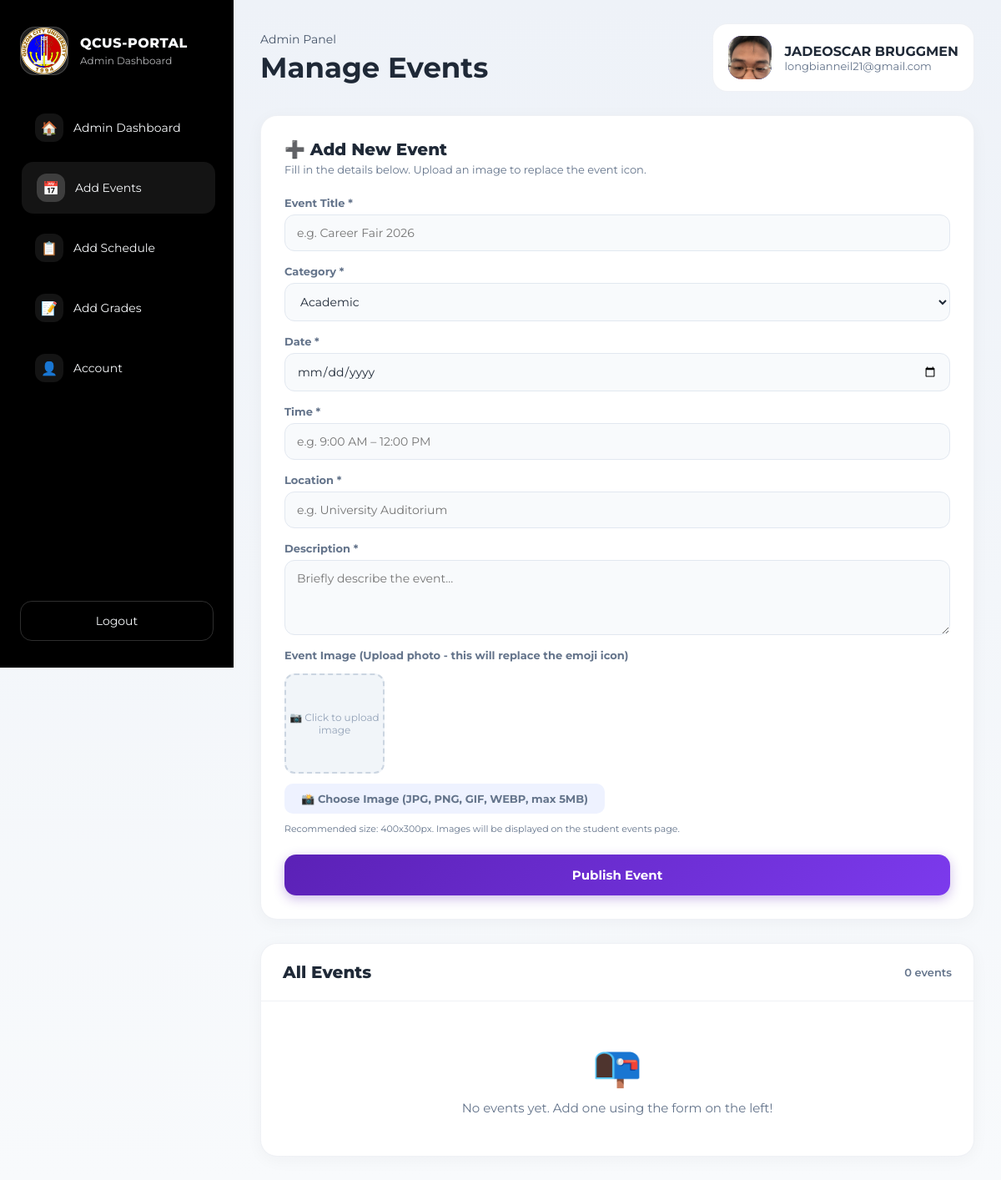
Screenshot of /admin_dashboard/admin_events.php (signed in) with the database file from the repository.
### tables this page shows
CREATE TABLE `students` (
  `id` int(11) NOT NULL,
  `student_id` varchar(20) NOT NULL,
  `first_name` varchar(100) NOT NULL,
  `last_name` varchar(100) NOT NULL,
  `middle_name` varchar(100) DEFAULT NULL,
  `email` varchar(150) NOT NULL,
  `phone_number` varchar(20) DEFAULT NULL,
  `address` text DEFAULT NULL,
  `birthday` date DEFAULT NULL,
  `course` varchar(100) DEFAULT NULL,
  `year_level` varchar(20) DEFAULT NULL,
  `password` varchar(255) NOT NULL,
  `created_at` timestamp NOT NULL DEFAULT current_timestamp(),
  `gender` varchar(20) DEFAULT NULL,
  `profile_pic` varchar(255) DEFAULT NULL,
  `section` varchar(20) DEFAULT NULL
);

### admin_dashboard/admin_events.php (the view, shortened to what this page needs)
<?php
require_once '../config/config.php';
$stmt = mysqli_prepare($conn, "SELECT * FROM students WHERE student_id = ?");
mysqli_stmt_bind_param($stmt, 's', $_SESSION['student_id']);
mysqli_stmt_execute($stmt);
$result = mysqli_stmt_get_result($stmt);
$user = mysqli_fetch_assoc($result);
$picPath = $user['profile_pic']
    ? '../uploads/profile_pics/' . $user['profile_pic']
    : null;
$initials = strtoupper(substr($user['first_name'], 0, 1) . substr($user['last_name'], 0, 1));
$fullName  = $user['first_name'] . ' ' . $user['last_name'];
$allEvents = [];
?>
<!DOCTYPE html>
<html lang="en">
<head>
</head>
<body>
<div class="app-shell">
  <aside class="sidebar">
    <div class="sidebar-brand">
      <div class="nav-logo">
        <img src="../images/QCU-logo.png" alt="QCU Logo" />
      </div>
      <div>
        <span class="brand-title">QCUS-PORTAL</span>
        <span class="brand-sub">Admin Dashboard</span>
      </div>
    </div>
    <nav class="sidebar-nav">
      <a href="admin_dashboard.php" class="nav-item"><span class="nav-item-icon">🏠</span>Admin Dashboard</a>
      <a href="admin_events.php"    class="nav-item active"><span class="nav-item-icon">📅</span>Add Events</a>
      <a href="admin_sched.php"     class="nav-item"><span class="nav-item-icon">📋</span>Add Schedule</a>
      <a href="admin_grades.php"    class="nav-item"><span class="nav-item-icon">📝</span>Add Grades</a>
      <a href="admin_account.php"   class="nav-item"><span class="nav-item-icon">👤</span>Account</a>
    </nav>
    <div class="sidebar-footer">
      <button type="button" class="logout-button" onclick="window.location.href='../landingpage/logout.php'">Logout</button>
    </div>
  </aside>
  <main class="main-area">
    <header class="topbar">
      <div>
        <p class="user-greeting">Admin Panel</p>
        <h1 class="page-title">Manage Events</h1>
      </div>
      <div class="topbar-right">
        <div class="profile-card">
          <div class="profile-avatar">
            <?php if ($picPath): ?>
              <img src="<?= htmlspecialchars($picPath) ?>" alt="Profile Picture" />
            <?php else: ?>
              <?= $initials ?>
            <?php endif; ?>
          </div>
          <div>
            <p class="profile-name"><?= htmlspecialchars($fullName) ?></p>
            <p class="profile-email"><?= htmlspecialchars($user['email']) ?></p>
          </div>
        </div>
      </div>
    </header>
    <div class="content-grid">
      <div class="form-card">
        <h2>➕ Add New Event</h2>
        <p>Fill in the details below. Upload an image to replace the event icon.</p>
        <form method="POST" action="admin_events.php" enctype="multipart/form-data">
          <div class="form-group">
            <label for="title">Event Title *</label>
            <input type="text" id="title" name="title" placeholder="e.g. Career Fair 2026" required />
          </div>
          <div class="form-group">
            <label for="category">Category *</label>
            <select id="category" name="category" required>
              <option value="academic">Academic</option>
            </select>
          </div>
          <div class="form-group">
            <label for="event_date">Date *</label>
            <input type="date" id="event_date" name="event_date" required />
          </div>
          <div class="form-group">
            <label for="event_time">Time *</label>
            <input type="text" id="event_time" name="event_time" placeholder="e.g. 9:00 AM – 12:00 PM" required />
          </div>
          <div class="form-group">
            <label for="location">Location *</label>
            <input type="text" id="location" name="location" placeholder="e.g. University Auditorium" required />
          </div>
          <div class="form-group">
            <label for="description">Description *</label>
            <textarea id="description" name="description" placeholder="Briefly describe the event..." required></textarea>
          </div>
          <div class="form-group">
            <label>Event Image (Upload photo - this will replace the emoji icon)</label>
            <div class="photo-upload">
              <div class="photo-preview" id="photoPreview">
                <span>📷 Click to upload image</span>
              </div>
              <label class="file-input-label" for="event_photo">
                📸 Choose Image (JPG, PNG, GIF, WEBP, max 5MB)
              </label>
            </div>
            <small style="font-size: 11px; color: #64748b; margin-top: 5px;">Recommended size: 400x300px. Images will be displayed on the student events page.</small>
          </div>
          <button type="submit" class="submit-btn">Publish Event</button>
        </form>
      </div>
      <div class="table-card">
        <div class="table-header">
          <h2>All Events</h2>
          <span class="event-count"><?= count($allEvents) ?> event<?= count($allEvents) !== 1 ? 's' : '' ?></span>
        </div>
        <?php if (empty($allEvents)): ?>
          <div class="empty-state">
            <div class="empty-icon">📭</div>
            <p>No events yet. Add one using the form on the left!</p>
          </div>
        <?php endif; ?>
      </div>
    </div>
  </main>
</div>
</body>
</html>

### rows the page displays
students: profile_pic (picture), fullName "JADEOSCAR BRUGGMEN", email "longbianneil21@gmail.com"

### other values shown
count($allEvents) "0"
